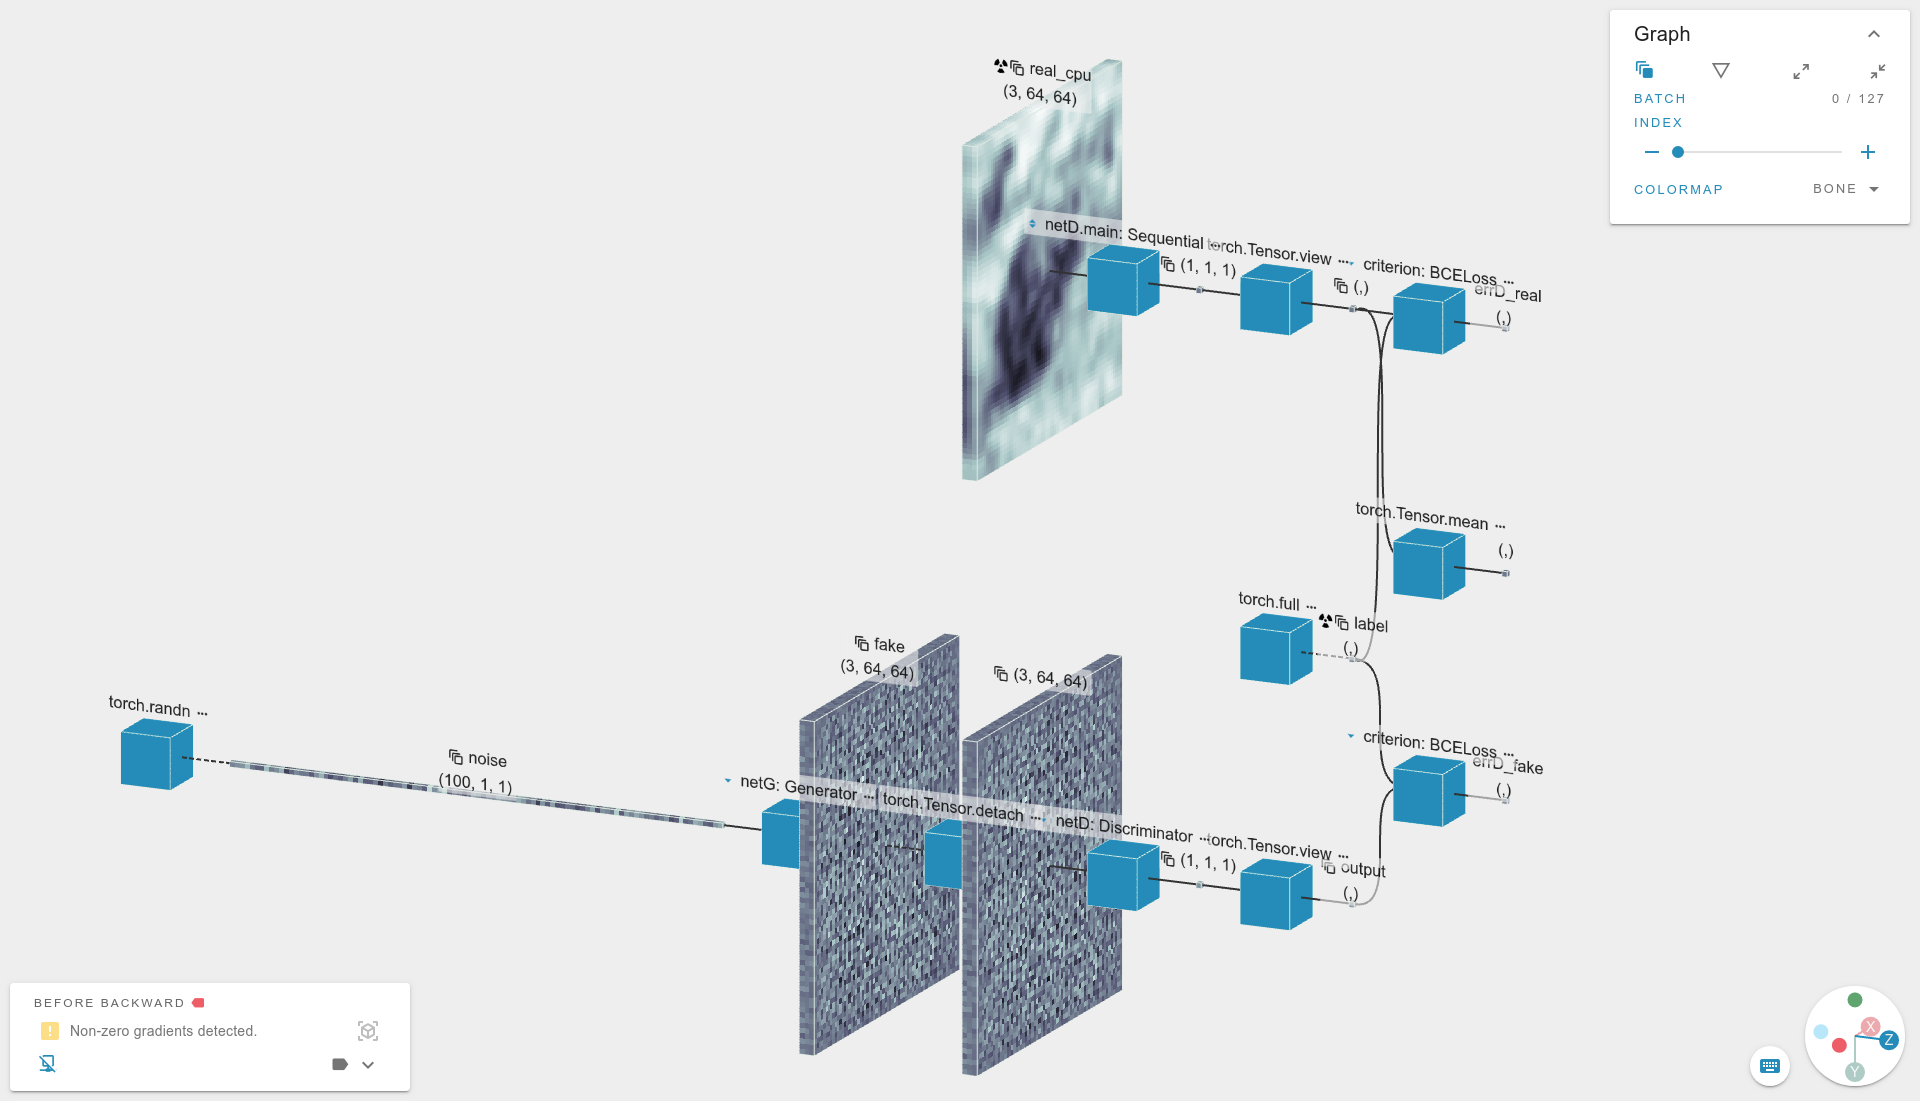

Generate this figure with Python:
import os
import random
import torch
import torch.nn as nn
import torch.optim as optim
import torchvision.datasets as dset
import torchvision.transforms as transforms
import torchvision.utils as vutils
import numpy as np
import matplotlib.pyplot as plt
import efemarai as ef
from efemarai.notification import fig_to_image
ef.deregister_assertions(ef.assertions.NoNonZeroGradientsAssertion)

# Set random seed for reproducibility
manualSeed = 999
random.seed(manualSeed)
torch.manual_seed(manualSeed)


# Root directory for dataset
dataroot = "data/img_align_celeba"

# outfolder
outf = 'models/'
os.makedirs(outf, exist_ok=True)

# netD_path = 'models/netD_epoch_4.pth'
# netG_path = 'models/netG_epoch_4.pth'
netD_path = ''
netG_path = ''

# Batch size during training
batch_size = 8

# Spatial size of training images. All images will be resized to this size.
image_size = 64

# Size of z latent vector (i.e. size of generator input)
nz = 100

# Number of training epochs
num_epochs = 5

# Learning rate for optimizers
lr = 0.0002

# Beta1 hyperparam for Adam optimizers
beta1 = 0.5


# Create the dataset
# Download from https://drive.google.com/drive/folders/0B7EVK8r0v71pTUZsaXdaSnZBZzg
dataset = dset.ImageFolder(root=dataroot,
                           transform=transforms.Compose([
                               transforms.Resize(image_size),
                               transforms.CenterCrop(image_size),
                               transforms.ToTensor(),
                               transforms.Normalize((0.5, 0.5, 0.5), (0.5, 0.5, 0.5)),
                           ]))

# Create the dataloader
dataloader = torch.utils.data.DataLoader(
    dataset, batch_size=batch_size, shuffle=True)


# Decide which device we want to run on
device = torch.device("cuda:0" if torch.cuda.is_available() else "cpu")

# Plot some training images
real_batch = next(iter(dataloader))
fig = plt.figure(figsize=(8, 8))
plt.axis("off")
plt.title("Training Images")
plt.imshow(
    np.transpose(
        vutils.make_grid(
            real_batch[0].to(device)[:64], padding=2, normalize=True
        ).cpu(),
        (1, 2, 0),
    )
)

plt.savefig(outf + "/training_images.svg")
ef.notify("Training images", media=torch.from_numpy(fig_to_image(fig)).permute(2, 0, 1))


# custom weights initialization called on netG and netD
def weights_init(m):
    classname = m.__class__.__name__
    if classname.find("Conv") != -1:
        nn.init.normal_(m.weight.data, 0.0, 0.02)
    elif classname.find("BatchNorm") != -1:
        nn.init.normal_(m.weight.data, 1.0, 0.02)
        nn.init.constant_(m.bias.data, 0)


# Generator Code
class Generator(nn.Module):
    def __init__(self, ngf=64):
        super(Generator, self).__init__()
        self.network = nn.Sequential(
            # input is Z, going into a convolution
            nn.ConvTranspose2d(nz, ngf * 8, 4, 1, 0, bias=False),
            nn.BatchNorm2d(ngf * 8),
            nn.ReLU(True),
            # state size. (ngf*8) x 4 x 4
            nn.ConvTranspose2d(ngf * 8, ngf * 4, 4, 2, 1, bias=False),
            nn.BatchNorm2d(ngf * 4),
            nn.ReLU(True),
            # state size. (ngf*4) x 8 x 8
            nn.ConvTranspose2d(ngf * 4, ngf * 2, 4, 2, 1, bias=False),
            nn.BatchNorm2d(ngf * 2),
            nn.ReLU(True),
            # state size. (ngf*2) x 16 x 16
            nn.ConvTranspose2d(ngf * 2, ngf, 4, 2, 1, bias=False),
            nn.BatchNorm2d(ngf),
            nn.ReLU(True),
            # state size. (ngf) x 32 x 32
            nn.ConvTranspose2d(ngf, 3, 4, 2, 1, bias=False),
            nn.Tanh()
            # state size. (nc) x 64 x 64
        )

    def forward(self, input):
        return self.network(input)


# Create the generator
netG = Generator().to(device)

# Apply the weights_init function to randomly initialize all weights
#  to mean=0, stdev=0.2.
netG.apply(weights_init)
if netG_path != '':
    netG.load_state_dict(torch.load(netG_path))
    print('Loaded network')


class Discriminator(nn.Module):
    def __init__(self, ndf=64):
        super(Discriminator, self).__init__()
        self.network = nn.Sequential(
            # input is (nc) x 64 x 64
            nn.Conv2d(3, ndf, 4, 2, 1, bias=False),
            nn.LeakyReLU(0.2, inplace=False),
            # state size. (ndf) x 32 x 32
            nn.Conv2d(ndf, ndf * 2, 4, 2, 1, bias=False),
            nn.BatchNorm2d(ndf * 2),
            nn.LeakyReLU(0.2, inplace=False),
            # state size. (ndf*2) x 16 x 16
            nn.Conv2d(ndf * 2, ndf * 4, 4, 2, 1, bias=False),
            nn.BatchNorm2d(ndf * 4),
            nn.LeakyReLU(0.2, inplace=False),
            # state size. (ndf*4) x 8 x 8
            nn.Conv2d(ndf * 4, ndf * 8, 4, 2, 1, bias=False),
            nn.BatchNorm2d(ndf * 8),
            nn.LeakyReLU(0.2, inplace=False),
            # state size. (ndf*8) x 4 x 4
            nn.Conv2d(ndf * 8, 1, 4, 1, 0, bias=False),
            nn.Sigmoid(),
        )

    def forward(self, input):
        return self.network(input)


# Create the Discriminator
netD = Discriminator().to(device)


# Apply the weights_init function to randomly initialize all weights
#  to mean=0, stdev=0.2.
netD.apply(weights_init)
if netD_path != '':
    netD.load_state_dict(torch.load(netD_path))
    print('Loaded network')


# Initialize BCELoss function
criterion = nn.BCELoss()

# Create batch of latent vectors that we will use to visualize
#  the progression of the generator
fixed_noise = torch.randn(64, nz, 1, 1, device=device)

# Establish convention for real and fake labels during training
real_label = 1.0
fake_label = 0.0

# Setup Adam optimizers for both G and D
optimizerD = optim.Adam(netD.parameters(), lr=lr, betas=(beta1, 0.999))
optimizerG = optim.Adam(netG.parameters(), lr=lr, betas=(beta1, 0.999))


# Training Loop
print("Starting Training Loop...")

# Lists to keep track of progress
G_losses = []
D_losses = []

for epoch in range(num_epochs):
    # For each batch in the dataloader
    for i, data in enumerate(dataloader, 0):

        # with ef.scan(i,wait=False, enabled=True or (i==0)):
        with ef.scan(i, wait=True, show=i==0, enabled=i==0):
            ############################
            # (1) Update D network: maximize log(D(x)) + log(1 - D(G(z)))
            ###########################
            ## Train with all-real batch

            netD.zero_grad()

            # Format batch
            real_cpu = data[0].to(device)
            b_size = real_cpu.size(0)
            label = torch.full((b_size,), real_label, dtype=torch.float, device=device)
            # Forward pass real batch through D
            output = netD(real_cpu).view(-1)
            # Calculate loss on all-real batch
            errD_real = criterion(output, label)

            ## Train with all-fake batch
            # Generate batch of latent vectors
            noise = torch.randn(b_size, nz, 1, 1, device=device)
            # Generate fake image batch with G
            fake = netG(noise)
            label = torch.full((b_size,), fake_label, dtype=torch.float, device=device)
            # Classify all fake batch with D
            output = netD(fake.detach()).view(-1)
            # Calculate D's loss on the all-fake batch
            errD_fake = criterion(output, label)

            errD = errD_real + errD_fake
            errD.backward()

            # Update D
            optimizerD.step()

            ############################
            # (2) Update G network: maximize log(D(G(z)))
            ###########################
            netG.zero_grad()

            # fake labels are real for generator cost
            label = torch.full((b_size,), real_label, dtype=torch.float, device=device)
            # Since we just updated D, perform another forward pass of all-fake batch through D
            output = netD(fake).view(-1)
            # Calculate G's loss based on this output
            errG = criterion(output, label)
            # Calculate gradients for G
            errG.backward()

            # Update G
            optimizerG.step()

            # Save Losses for plotting later
            G_losses.append(errG.item())
            D_losses.append(errD.item())

        # Output training stats
        if i % 200 == 0:
            print("[%d/%d][%d/%d]\tLoss_D: %.4f\tLoss_G: %.4f"
                % (epoch, num_epochs, i, len(dataloader), errD.item(), errG.item()))


    # Show some images
    fake = netG(fixed_noise)
    ef.inspect(fake.detach(), name='Fake Images {}'.format(epoch))

    # do checkpointing
    torch.save(netG.state_dict(), '%s/netG_epoch_%d.pth' % (outf, epoch))
    torch.save(netD.state_dict(), '%s/netD_epoch_%d.pth' % (outf, epoch))

# Show additional stats
fig = plt.figure(figsize=(10, 5))
plt.title("Generator and Discriminator Loss During Training")
plt.plot(G_losses, label="G")
plt.plot(D_losses, label="D")
plt.xlabel("iterations")
plt.ylabel("Loss")
plt.legend()
plt.savefig(outf + "/training_loss.svg")
ef.notify("Training Losses", media=torch.from_numpy(fig_to_image(fig)).permute(2, 0, 1))


# Grab a batch of real images from the dataloader
real_batch = next(iter(dataloader))

# Plot the real images
fig = plt.figure(figsize=(15, 15))
plt.subplot(1, 2, 1)
plt.axis("off")
plt.title("Real Images")
plt.imshow(
    np.transpose(
        vutils.make_grid(
            real_batch[0].to(device)[:64], padding=5, normalize=True
        ).cpu(),
        (1, 2, 0),
    )
)

with torch.no_grad():
    fake = netG(fixed_noise).detach().cpu()

# Plot the fake images from the last epoch
plt.subplot(1, 2, 2)
plt.axis("off")
plt.title("Fake Images")
plt.imshow(np.transpose(vutils.make_grid(fake, padding=2, normalize=True), (1, 2, 0)))
ef.notify("Generated images", media=torch.from_numpy(fig_to_image(fig)).permute(2, 0, 1))
plt.savefig(outf + "/real_vs_gen_images.svg")
plt.show()
